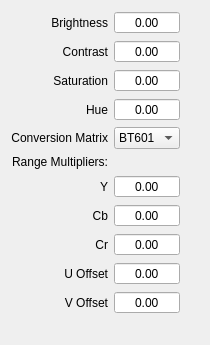
<?xml version="1.0" encoding="UTF-8"?>
<ui version="4.0">
 <class>Y2R</class>
 <widget class="QWidget" name="Y2R">
  <property name="geometry">
   <rect>
    <x>0</x>
    <y>0</y>
    <width>210</width>
    <height>323</height>
   </rect>
  </property>
  <property name="windowTitle">
   <string>Y2R</string>
  </property>
  <layout class="QGridLayout" name="gridLayout">
   <item row="5" column="0">
    <widget class="QLabel" name="label_5">
     <property name="text">
      <string>Conversion Matrix</string>
     </property>
     <property name="alignment">
      <set>Qt::AlignRight|Qt::AlignTrailing|Qt::AlignVCenter</set>
     </property>
    </widget>
   </item>
   <item row="1" column="0">
    <widget class="QLabel" name="label">
     <property name="text">
      <string>Brightness</string>
     </property>
     <property name="alignment">
      <set>Qt::AlignRight|Qt::AlignTrailing|Qt::AlignVCenter</set>
     </property>
    </widget>
   </item>
   <item row="2" column="0">
    <widget class="QLabel" name="label_2">
     <property name="text">
      <string>Contrast</string>
     </property>
     <property name="alignment">
      <set>Qt::AlignRight|Qt::AlignTrailing|Qt::AlignVCenter</set>
     </property>
    </widget>
   </item>
   <item row="3" column="0">
    <widget class="QLabel" name="label_3">
     <property name="text">
      <string>Saturation</string>
     </property>
     <property name="alignment">
      <set>Qt::AlignRight|Qt::AlignTrailing|Qt::AlignVCenter</set>
     </property>
    </widget>
   </item>
   <item row="4" column="0">
    <widget class="QLabel" name="label_4">
     <property name="text">
      <string>Hue</string>
     </property>
     <property name="alignment">
      <set>Qt::AlignRight|Qt::AlignTrailing|Qt::AlignVCenter</set>
     </property>
    </widget>
   </item>
   <item row="1" column="1">
    <widget class="QDoubleSpinBox" name="brightness_sb">
     <property name="alignment">
      <set>Qt::AlignCenter</set>
     </property>
     <property name="buttonSymbols">
      <enum>QAbstractSpinBox::NoButtons</enum>
     </property>
    </widget>
   </item>
   <item row="2" column="1">
    <widget class="QDoubleSpinBox" name="contrast_sb">
     <property name="alignment">
      <set>Qt::AlignCenter</set>
     </property>
     <property name="buttonSymbols">
      <enum>QAbstractSpinBox::NoButtons</enum>
     </property>
    </widget>
   </item>
   <item row="3" column="1">
    <widget class="QDoubleSpinBox" name="saturation_sb">
     <property name="alignment">
      <set>Qt::AlignCenter</set>
     </property>
     <property name="buttonSymbols">
      <enum>QAbstractSpinBox::NoButtons</enum>
     </property>
    </widget>
   </item>
   <item row="6" column="0">
    <widget class="QLabel" name="label_6">
     <property name="text">
      <string>Range Multipliers:</string>
     </property>
     <property name="alignment">
      <set>Qt::AlignRight|Qt::AlignTrailing|Qt::AlignVCenter</set>
     </property>
    </widget>
   </item>
   <item row="4" column="1">
    <widget class="QDoubleSpinBox" name="hue_sb">
     <property name="alignment">
      <set>Qt::AlignCenter</set>
     </property>
     <property name="buttonSymbols">
      <enum>QAbstractSpinBox::NoButtons</enum>
     </property>
    </widget>
   </item>
   <item row="7" column="0">
    <widget class="QLabel" name="label_7">
     <property name="text">
      <string>Y</string>
     </property>
     <property name="alignment">
      <set>Qt::AlignRight|Qt::AlignTrailing|Qt::AlignVCenter</set>
     </property>
    </widget>
   </item>
   <item row="8" column="0">
    <widget class="QLabel" name="label_8">
     <property name="text">
      <string>Cb</string>
     </property>
     <property name="alignment">
      <set>Qt::AlignRight|Qt::AlignTrailing|Qt::AlignVCenter</set>
     </property>
    </widget>
   </item>
   <item row="9" column="0">
    <widget class="QLabel" name="label_9">
     <property name="text">
      <string>Cr</string>
     </property>
     <property name="alignment">
      <set>Qt::AlignRight|Qt::AlignTrailing|Qt::AlignVCenter</set>
     </property>
    </widget>
   </item>
   <item row="5" column="1">
    <widget class="QComboBox" name="conversionMatrix_lb">
     <item>
      <property name="text">
       <string>BT601</string>
      </property>
     </item>
     <item>
      <property name="text">
       <string>BT709</string>
      </property>
     </item>
    </widget>
   </item>
   <item row="7" column="1">
    <widget class="QDoubleSpinBox" name="multY_sb">
     <property name="alignment">
      <set>Qt::AlignCenter</set>
     </property>
     <property name="buttonSymbols">
      <enum>QAbstractSpinBox::NoButtons</enum>
     </property>
    </widget>
   </item>
   <item row="8" column="1">
    <widget class="QDoubleSpinBox" name="multCb_sb">
     <property name="alignment">
      <set>Qt::AlignCenter</set>
     </property>
     <property name="buttonSymbols">
      <enum>QAbstractSpinBox::NoButtons</enum>
     </property>
    </widget>
   </item>
   <item row="9" column="1">
    <widget class="QDoubleSpinBox" name="multCr_sb">
     <property name="alignment">
      <set>Qt::AlignCenter</set>
     </property>
     <property name="buttonSymbols">
      <enum>QAbstractSpinBox::NoButtons</enum>
     </property>
    </widget>
   </item>
   <item row="13" column="1">
    <spacer name="verticalSpacer">
     <property name="orientation">
      <enum>Qt::Vertical</enum>
     </property>
     <property name="sizeHint" stdset="0">
      <size>
       <width>20</width>
       <height>40</height>
      </size>
     </property>
    </spacer>
   </item>
   <item row="12" column="1">
    <spacer name="horizontalSpacer">
     <property name="orientation">
      <enum>Qt::Horizontal</enum>
     </property>
     <property name="sizeHint" stdset="0">
      <size>
       <width>40</width>
       <height>20</height>
      </size>
     </property>
    </spacer>
   </item>
   <item row="12" column="2">
    <spacer name="horizontalSpacer_3">
     <property name="orientation">
      <enum>Qt::Horizontal</enum>
     </property>
     <property name="sizeHint" stdset="0">
      <size>
       <width>40</width>
       <height>20</height>
      </size>
     </property>
    </spacer>
   </item>
   <item row="12" column="0">
    <spacer name="horizontalSpacer_2">
     <property name="orientation">
      <enum>Qt::Horizontal</enum>
     </property>
     <property name="sizeHint" stdset="0">
      <size>
       <width>40</width>
       <height>20</height>
      </size>
     </property>
    </spacer>
   </item>
   <item row="10" column="0">
    <widget class="QLabel" name="label_10">
     <property name="text">
      <string>U Offset</string>
     </property>
     <property name="alignment">
      <set>Qt::AlignRight|Qt::AlignTrailing|Qt::AlignVCenter</set>
     </property>
    </widget>
   </item>
   <item row="11" column="0">
    <widget class="QLabel" name="label_11">
     <property name="text">
      <string>V Offset</string>
     </property>
     <property name="alignment">
      <set>Qt::AlignRight|Qt::AlignTrailing|Qt::AlignVCenter</set>
     </property>
    </widget>
   </item>
   <item row="10" column="1">
    <widget class="QDoubleSpinBox" name="Y2R_offsetU_sb">
     <property name="alignment">
      <set>Qt::AlignCenter</set>
     </property>
     <property name="buttonSymbols">
      <enum>QAbstractSpinBox::NoButtons</enum>
     </property>
    </widget>
   </item>
   <item row="11" column="1">
    <widget class="QDoubleSpinBox" name="Y2R_offsetV_sb">
     <property name="alignment">
      <set>Qt::AlignCenter</set>
     </property>
     <property name="buttonSymbols">
      <enum>QAbstractSpinBox::NoButtons</enum>
     </property>
    </widget>
   </item>
  </layout>
 </widget>
 <tabstops>
  <tabstop>brightness_sb</tabstop>
  <tabstop>contrast_sb</tabstop>
  <tabstop>saturation_sb</tabstop>
  <tabstop>hue_sb</tabstop>
  <tabstop>conversionMatrix_lb</tabstop>
  <tabstop>multY_sb</tabstop>
  <tabstop>multCb_sb</tabstop>
  <tabstop>multCr_sb</tabstop>
  <tabstop>Y2R_offsetU_sb</tabstop>
  <tabstop>Y2R_offsetV_sb</tabstop>
 </tabstops>
 <resources/>
 <connections/>
</ui>
